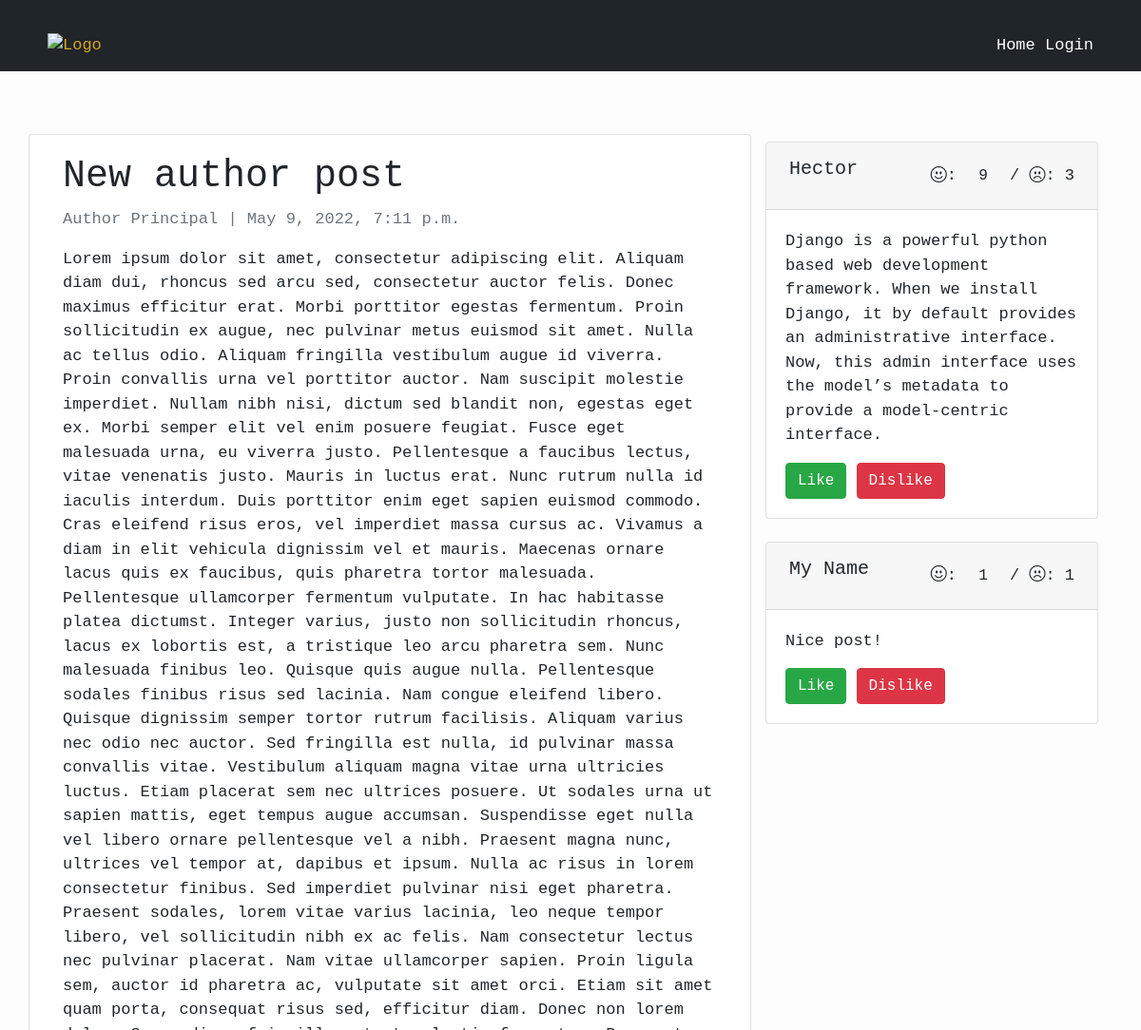
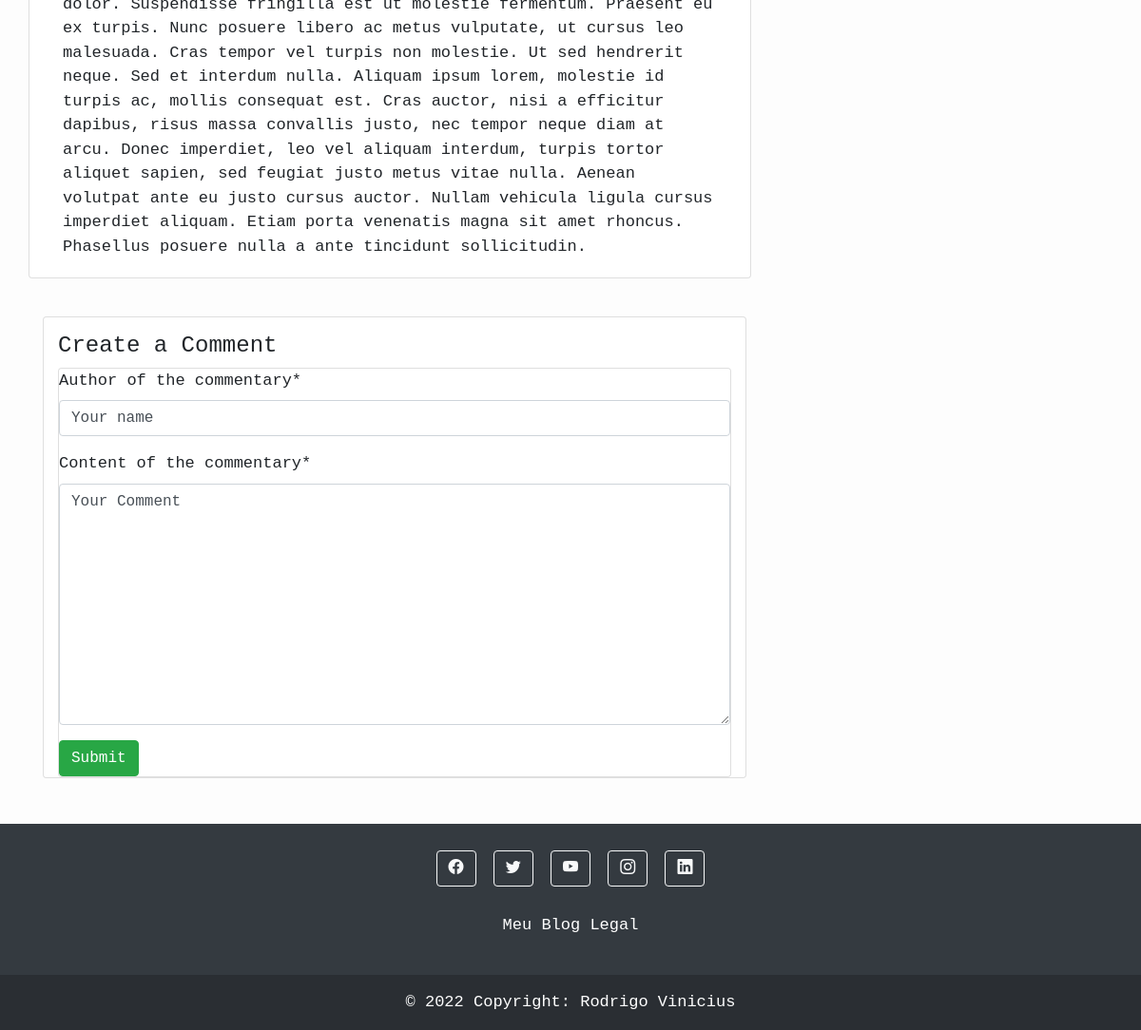
/atual-post/, run on the app's committed database (2 pictures, top to bottom).
### blog/models.py (models this page shows, shortened)
class Post(models.Model):
    author = models.ForeignKey(User, on_delete=models.CASCADE, related_name='posts')
    slug = models.SlugField(max_length=300, unique=True)
    title = models.CharField(verbose_name='Title', max_length=124)
    description = models.CharField(
        verbose_name='Description',
        help_text='Litle description to the post.',
        max_length=400
    )
    content = models.TextField(verbose_name='Content of the post')
    publication_date = models.DateField(verbose_name='Publication date')
    created_at = models.DateTimeField(auto_now_add=True)
    updated_at = models.DateTimeField(auto_now=True)
    active = models.BooleanField(verbose_name='Active post', default=True)

class Comment(models.Model):
    post = models.ForeignKey(Post, on_delete=models.CASCADE, related_name='comments')
    comment_author = models.CharField(verbose_name='Author of the commentary', max_length=400)
    content = models.TextField(verbose_name='Content of the commentary')
    like = models.IntegerField(verbose_name='Likes', default=0)
    dislike = models.IntegerField(verbose_name='Disikes', default=0)
    active = models.BooleanField(verbose_name='Active comment', default=True)
    created_at = models.DateTimeField(auto_now_add=True)
    updated_at = models.DateTimeField(auto_now=True)

### base/models.py (models this page shows)
class User(AbstractBaseUser, PermissionsMixin):
    email = models.EmailField(verbose_name='Email address', unique=True)
    first_name = models.CharField(verbose_name='First name', max_length=30, blank=True)
    last_name = models.CharField(verbose_name='Last name', max_length=30, blank=True)
    is_active = models.BooleanField(verbose_name='Active', default=True)
    is_staff = models.BooleanField(verbose_name='Staff', default=True)
    created_at  = models.DateTimeField(
        verbose_name='Created at',
        auto_now_add=True
    )
    modified_at = models.DateTimeField(
        verbose_name='Modified at',
        auto_now=True
    )
    objects = UserManager()
    USERNAME_FIELD = 'email'
    REQUIRED_FIELDS = []
    class Meta:
        verbose_name = 'user'
        verbose_name_plural = 'users'
    def get_full_name(self) -> str:
        return f'{self.first_name} {self.last_name}'

### blog/views.py (the view, shortened to what this page needs)
# urls.py: path('<slug:slug>/', views.PostDetail.as_view(),  name='post_detail'),
class PostDetail(generic.DetailView):
    model = Post
    template_name = 'post_detail.html'
    commnet_form = CommentCreateForm
    def get(self, request, *args, **kwargs):
        self.object = self.get_object()
        context = self.get_context_data(object=self.object)
        initial_data = {
            'post': self.object,
            'comment_author':'Your name',
            'content':'Your Comment'
        }
        context['comments'] = Comment.objects.filter(post=self.object, active=True).order_by('-like')
        context['form'] = kwargs.get('form') if kwargs.get('form') else self.commnet_form(initial=initial_data)
        return self.render_to_response(context)

### blog/forms.py
class CommentCreateForm(forms.ModelForm):
    class Meta:
        model = Comment
        fields = ('comment_author', 'content', 'post')
        widgets = {'post': forms.HiddenInput()}

### templates/post_detail.html (shortened to what this page needs)
{% extends 'base.html' %} {% block content %}
{% load crispy_forms_tags %}
<div class="container">
  <div class="row">
    <div class="col-md-8 card mb-4  mt-3 left  top">
      <div class="card-body">
        <h1>{% block title %} {{ object.title }} {% endblock title %}</h1>
        <p class=" text-muted">{{ post.author.get_full_name }} | {{ post.created_at }}</p>
        <p class="card-text ">{{ object.content | safe }}</p>
      </div>
    </div>
    <div class="col-md-4 float-right ">
    {% for comment in comments %}
      <div class="card my-4">
          <div class="card-header ">
            <div class=" m-1 row d-flex justify-content-between">
              <h5>
              {{comment.comment_author}}
              </h5>
              <div>
                <i class="bi bi-emoji-smile"></i>: <span class="btn" id="like{{comment.pk}}" >{{comment.like}}</span>
                /
                <i class="bi bi-emoji-frown"></i>: <span id="dislike{{comment.pk}}">{{comment.dislike}}</span>
              </div>
            </div>
          </div>
          <div class="card-body">
              <p class="card-text">{{comment.content}}</p>
              <button onclick="likeComment({{comment.pk}})"
                class="btn btn-success">Like</button>
              <button onclick="dislikeComment({{comment.pk}})"
                class="btn btn-danger">Dislike</button>
          </div>
        </div>
    {% endfor %}
    </div>
  </div>
  <div class="col-md-8 card mb-4 mt-3 left  top">
    <h4 class='mt-3'> Create a Comment </h4>
    <div class="card">
      <form method="POST" enctype="multipart/form-data">
        {{ form|crispy }}
        <input class="btn btn-success" type="submit" value="Submit">
      </form>
    </div>
  </div>
</div>
{% endblock content %}

### templates/base.html (style rules this page uses)
body { font-family: "Lucida Console", monospace; font-size: 17px; background-color: #fdfdfd; }

### data on the page
Post: title "New author post", author.get_full_name "Author Principal", created_at "May 9, 2022, 7:11 p.m.", content "Lorem ipsum dolor sit amet, consectetur adipiscing elit. Aliquam diam dui, rhoncus sed arcu sed, consectetur auctor felis. Donec maximus efficitur erat. Morbi porttitor egestas fermentum. Proin sollicitudin ex augue, nec pulvinar metus euismod sit amet. Nulla ac tellus odio. Aliquam fringilla vestibulum augue id viverra. Proin convallis urna vel porttitor auctor. Nam suscipit molestie imperdiet. Nullam nibh nisi, dictum sed blandit non, egestas eget ex. Morbi semper elit vel enim posuere feugiat. Fusce eget malesuada urna, eu viverra justo. Pellentesque a faucibus lectus, vitae venenatis justo. Mauris in luctus erat. Nunc rutrum nulla id iaculis interdum. Duis porttitor enim eget sapien…"
Comment: comment_author "Hector", like "9", dislike "3", content "Django is a powerful python based web development framework. When we install Django, it by default provides an administrative interface. Now, this admin interface uses the model’s metadata to provide a model-centric interface."
Comment: comment_author "My Name", like "1", dislike "1", content "Nice post!"
